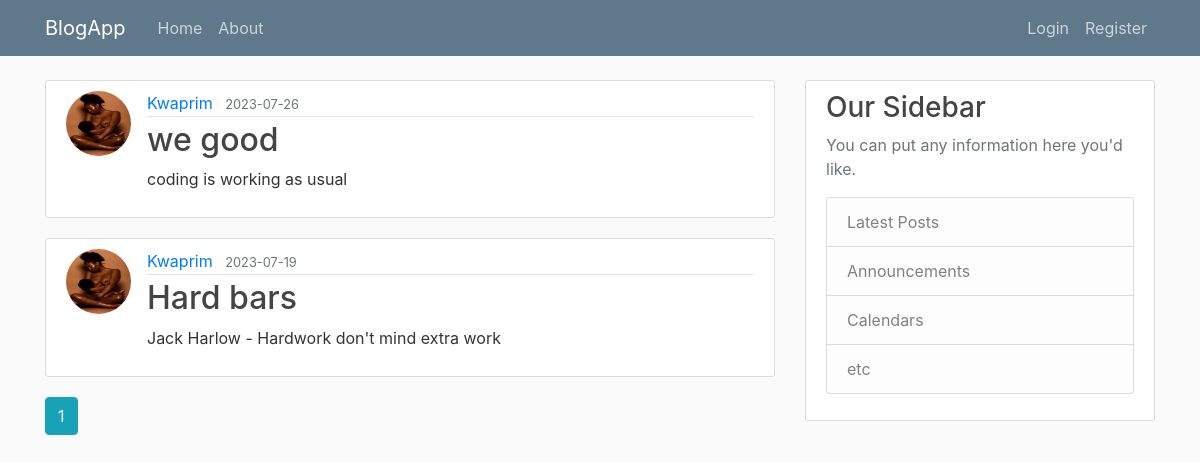
Page /home on the earlier database version.
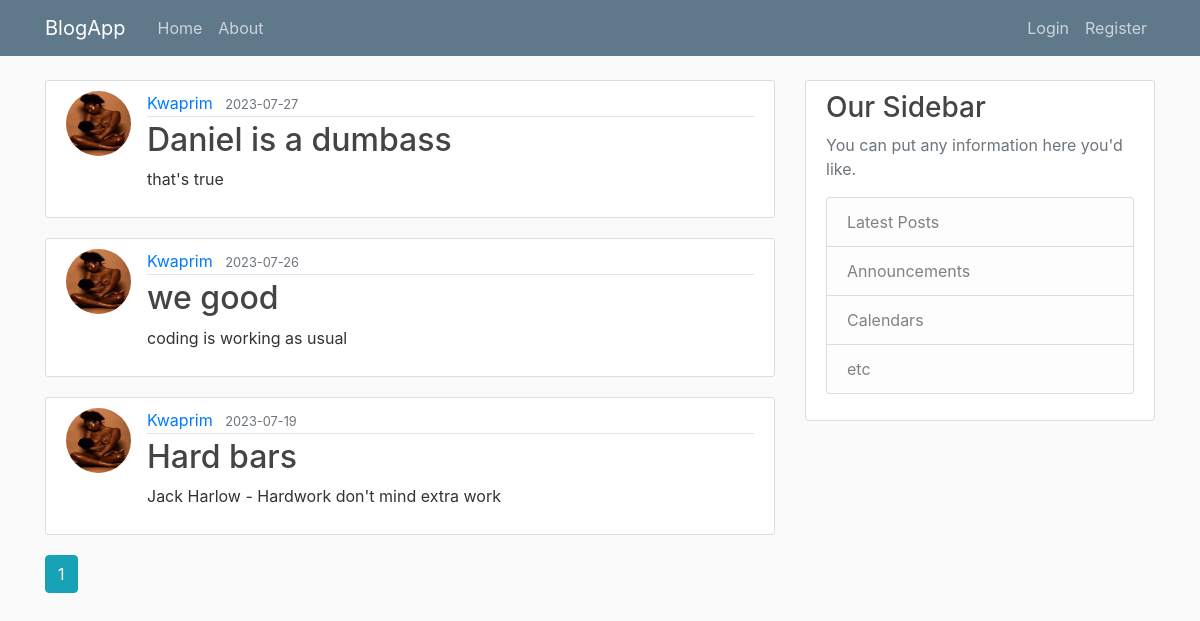
Same page on the later database version.
### flaskblog/models.py (models this page shows, shortened)
class Post(db.Model):
    id = db.Column(db.Integer, primary_key = True)
    title = db.Column(db.String(100), nullable = False)
    date_posted = db.Column(db.DateTime, nullable = False, default = datetime.datetime.utcnow)
    content = db.Column(db.Text, nullable = False)
    user_id = db.Column(db.Integer, db.ForeignKey('user.id'), nullable=False)

class User(db.Model, UserMixin):
    id = db.Column(db.Integer, primary_key=True)
    username = db.Column(db.String(20), unique=True, nullable=False)
    email = db.Column(db.String(120), unique=True, nullable=False)
    image_file = db.Column(db.String(20), nullable=False, default='default.jpg')
    password = db.Column(db.String(60), nullable=False)
    posts = db.relationship('Post', backref='author', lazy=True)

### flaskblog/main/routes.py (the view)
@main.route("/")
@main.route("/home")
def home():
    page = request.args.get('page', 1, type = int)
    posts = Post.query.order_by(Post.date_posted.desc()).paginate(page = page, per_page = 10)
    return render_template('home.html', posts=posts)

### flaskblog/templates/home.html
{% extends "layout.html" %}
{% block content %}
    {% for post in posts.items %}
        <article class="media content-section">
          <img class="rounded-circle article-img" src="{{ url_for('static', filename='profile_pics/' + post.author.image_file) }}">
          <div class="media-body">
            <div class="article-metadata">
              <a class="mr-2" href="{{ url_for('users.user_posts', username=post.author.username) }}">{{ post.author.username }}</a>
              <small class="text-muted">{{ post.date_posted.strftime('%Y-%m-%d') }}</small>
            </div>
            <h2><a class="article-title" href="{{ url_for('posts.post', post_id=post.id) }}">{{ post.title }}</a></h2>
            <p class="article-content">{{ post.content }}</p>
          </div>
        </article>
    {% endfor %}
    {% for page_num in posts.iter_pages(left_edge=1, right_edge=1, left_current=1, right_current=2) %}
      {% if page_num %}
        {% if posts.page == page_num %}
          <a class="btn btn-info mb-4" href="{{ url_for('main.home', page=page_num) }}">{{ page_num }}</a>
        {% else %}
          <a class="btn btn-outline-info mb-4" href="{{ url_for('main.home', page=page_num) }}">{{ page_num }}</a>
        {% endif %}
      {% else %}
        ...
      {% endif %}
    {% endfor %}
{% endblock content %}

Differences in the rows shown:
added Post: image_file (picture), author.username "Kwaprim", date_posted "2023-07-27", title "Daniel is a dumbass", content "that's true"
